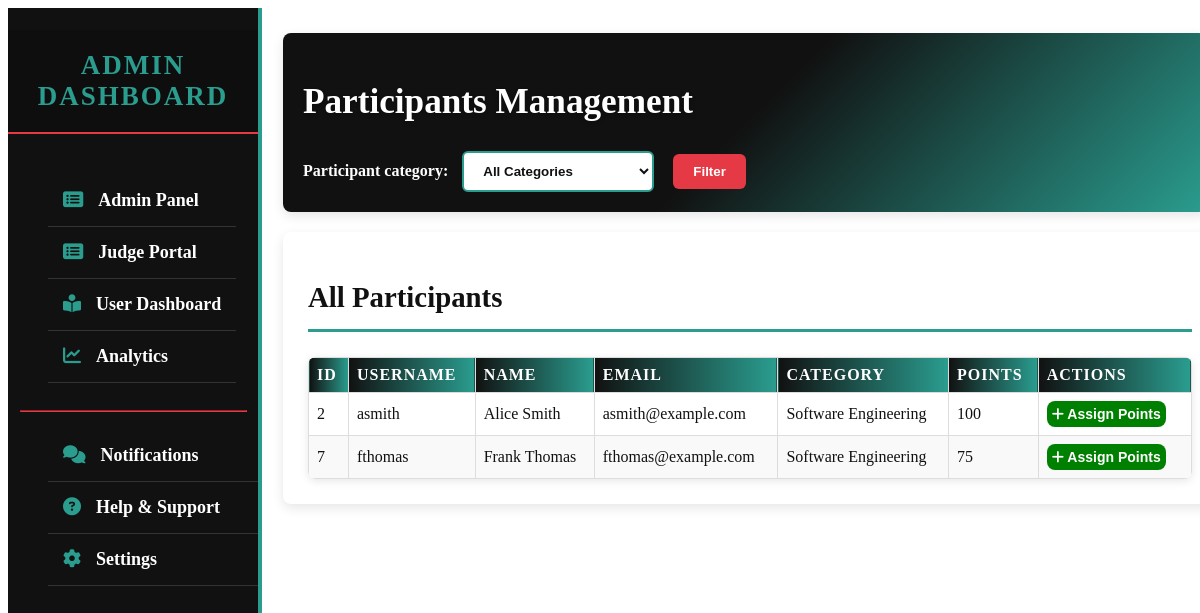
The app's page /judgesPortal.php?category=Software Engineering with its own data.
### tables this page shows
CREATE TABLE `users` (
  `id` int(11) NOT NULL,
  `username` varchar(50) NOT NULL,
  `first_name` varchar(50) NOT NULL,
  `last_name` varchar(50) NOT NULL,
  `email` varchar(100) NOT NULL,
  `category` enum('Web Security','Software Engineering','Linux','Binary Exploitation','General') NOT NULL,
  `points` int(11) DEFAULT 0
);

### judgesPortal.php (the view, shortened to what this page needs)
<!DOCTYPE html>
<html lang="en">
<head>
    <link rel="stylesheet" href="https://cdnjs.cloudflare.com/ajax/libs/font-awesome/6.4.0/css/all.min.css">
    <link rel="stylesheet" href="src/css/admin.css">
</head>
<body>
    <section id="adminDash">
        <div class="leftSideNav">
            <center><h2>Admin Dashboard</h2></center>
            <div class="sideNavButtons1">
                <ul>
                    <a href="admin.php"><li><i class="fa-solid fa-rectangle-list"></i>Admin Panel</li></a>
                    <a href="judgesPortal.php"><li><i class="fa-solid fa-rectangle-list"></i>Judge Portal</li></a>
                    <a href="dashboard.php"><li><i class="fa-solid fa-book-open-reader"></i>User Dashboard</li></a>
                    <a href=""><li><i class="fa-solid fa-chart-line"></i>Analytics</li></a>
                </ul>
            </div>
            <hr>
            <div class="sideNavButtons2">
                <ul>
                    <a href=""><li><i class="fa-solid fa-comments"></i>Notifications</li></a>
                    <a href=""><li><i class="fa-solid fa-circle-question"></i>Help & Support</li></a>
                    <a href=""><li><i class="fa-solid fa-gear"></i>Settings</li></a>
                </ul>
            </div>
        </div>
        <div class="studentQueries">
    <div class="heading">
        <div class="title">
            <h1>Participants Management</h1>
        </div>
        <div class="filters">
            <form action="" method="get">
                <label for="category">Participant category: </label>
                <select name="category" id="category">
                    <option value="" selected>All Categories</option>
                </select>
                <button type="submit">Filter</button>
            </form>
        </div>
    </div>
    <div class="results">
        <h1>All Participants</h1>
        <table id="participantsTable">
            <thead>
                <tr>
                    <th>ID</th>
                    <th>Username</th>
                    <th>Name</th>
                    <th>Email</th>
                    <th>Category</th>
                    <th>Points</th>
                    <th>Actions</th>
                </tr>
            </thead>
            <tbody>
                <?php
                $conn = new mysqli('localhost', 'root', '', 'ctfroom');
                $category_filter = "";
                if (isset($_GET['category'])) {
                    $category = $_GET['category'];
                    if (!empty($category)) {
                        $category_filter = " WHERE category = '" . $conn->real_escape_string($category) . "'";
                    }
                }
                $sql = "SELECT id, username, first_name, last_name, email, category, points FROM users" . $category_filter;
                $result = $conn->query($sql);
                if ($result->num_rows > 0) {
                    while($user = $result->fetch_assoc()): ?>
                    <tr>
                        <td><?php echo htmlspecialchars($user['id'] ?? ''); ?></td>
                        <td><?php echo htmlspecialchars($user['username'] ?? ''); ?></td>
                        <td><?php echo htmlspecialchars(($user['first_name'] ?? '') . ' ' . ($user['last_name'] ?? '')); ?></td>
                        <td><?php echo htmlspecialchars($user['email'] ?? ''); ?></td>
                        <td><?php echo htmlspecialchars($user['category'] ?? ''); ?></td>
                        <td><?php echo htmlspecialchars($user['points'] ?? '0'); ?></td>
                        <td>
                            <button onclick="openPointsModal(<?php echo $user['id']; ?>)" class="btn btn-update">
                                <i class="fa-solid fa-plus"></i> Assign Points
                            </button>
                        </td>
                    </tr>
                    <?php endwhile;
                } else {
                    echo "<tr><td colspan='7'>No participants found</td></tr>";
                }
                ?>
            </tbody>
        </table>
    </div>
</div>
</body>
</html>

### src/css/admin.css (style rules this page uses)
:root { --power-black: #111; --power-red: #e63946; --power-green: #2a9d8f; --pure-white: #fff; --light-gray: #f1faee; }
#adminDash { display: flex; background-color: var(--light-gray); }
#adminDash .leftSideNav { position: fixed; height: 100vh; width: 300px; background-color: var(--power-black); color: var(--pure-white); font-weight: bold; font-size: 18px; border-right: 4px solid var(--power-green); }
#adminDash .leftSideNav a { text-decoration: none; color: var(--pure-white); transition: all 0.3s ease; }
#adminDash .leftSideNav h2 { color: var(--power-green); text-transform: uppercase; letter-spacing: 2px; padding: 20px 0; border-bottom: 2px solid var(--power-red); text-align: center; background-color: rgba(0, 0, 0, 0.2); }
#adminDash .leftSideNav .sideNavButtons1 { display: flex; }
#adminDash .leftSideNav .fa-solid { margin-right: 15px; color: var(--power-green); }
#adminDash .leftSideNav li { list-style-type: none; text-decoration: none; text-align: left; padding: 15px; border-bottom: 1px solid #333; transition: all 0.3s; }
#adminDash .leftSideNav hr { width: 90%; border-color: var(--power-red); }
#adminDash .studentQueries { width: 85%; padding: 25px; margin-left: 300px; margin-top: 0; background-color: var(--pure-white); color: var(--power-black); }
#adminDash .studentQueries .heading { width: 100%; padding: 20px; background: linear-gradient(135deg, var(--power-black) 0%, var(--power-black) 50%, var(--power-green) 100%); color: var(--pure-white); border-radius: 8px; margin-bottom: 20px; box-shadow: 0 4px 12px rgba(0, 0, 0, 0.1); }
#adminDash .studentQueries .heading .title { display: flex; justify-content: space-between; align-items: center; }
#adminDash .studentQueries .heading .title h1 { color: var(--pure-white); text-shadow: 0 2px 4px rgba(0, 0, 0, 0.3); font-size: 2.2rem; }
#adminDash .studentQueries .heading .filters label { font-size: 1rem; font-weight: bold; color: var(--pure-white); margin-right: 10px; }
#adminDash .studentQueries .heading .filters select { padding: 10px 15px; border-radius: 6px; border: 2px solid var(--power-green); background-color: var(--pure-white); color: var(--power-black); font-weight: bold; margin-right: 15px; }
#adminDash .studentQueries .heading .filters button[type="submit"] { padding: 10px 20px; border-radius: 6px; background-color: var(--power-red); color: var(--pure-white); font-weight: bold; border: none; transition: all 0.3s ease; }
#adminDash .studentQueries .results { width: 100%; padding: 25px; background-color: var(--pure-white); border-radius: 8px; box-shadow: 0 4px 12px rgba(0, 0, 0, 0.1); }
#adminDash .studentQueries .results h1 { color: var(--power-black); border-bottom: 3px solid var(--power-green); padding-bottom: 15px; margin-bottom: 25px; font-size: 1.8rem; }
table { width: 100%; font-size: 16px; border-collapse: separate; border-spacing: 0; margin-top: 20px; border-radius: 8px; overflow: hidden; box-shadow: 0 2px 8px rgba(0, 0, 0, 0.1); }
th, td { padding: 15px; text-align: left; border-bottom: 1px solid #ddd; }
th { background: linear-gradient(to right, var(--power-black), var(--power-green)); color: var(--pure-white); position: sticky; top: 0; font-weight: bold; text-transform: uppercase; letter-spacing: 1px; }
tr:nth-child(even) { background-color: #f8f9fa; }
tr { transition: all 0.3s ease; }
table .btn { padding: 8px 15px; color: var(--pure-white); font-size: 14px; border-radius: 6px; border: none; margin-right: 8px; transition: all 0.3s ease; font-weight: bold; cursor: pointer; min-width: 80px; text-align: center; display: inline-block; }
table .btn-update { background-color: var(--power-green); }
@media (max-width: 1200px) { #adminDash .leftSideNav { width: 250px; } }
@media (max-width: 1200px) { #adminDash .studentQueries { margin-left: 250px; } }

### judgesPortal.php (style rules this page uses)
table { width: 100%; font-size: 16px; border-collapse: collapse; margin-top: 20px; }
th, td { border: 1px solid #ddd; padding: 8px; text-align: left; }
th { background-color: black; color: white; position: sticky; top: 0; }
tr:nth-child(even) { background-color: #f9f9f9; }
tr { transition: 1s; }
table .btn { padding: 5px; color: white; font-size: 14px; border-radius: 8px; border: none; margin-right: 5px; transition: 1s; }
table .btn-update { background-color: green; }

### records on screen
users: id "2", username "asmith", first_name+last_name "Alice Smith", email "asmith@example.com", category "Software Engineering", points "100"
users: id "7", username "fthomas", first_name+last_name "Frank Thomas", email "fthomas@example.com", category "Software Engineering", points "75"
